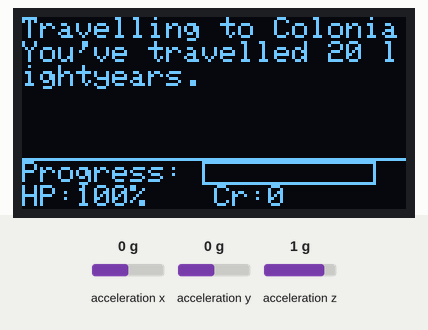
This program was run on a simulated Arduino Leonardo, built with avr-gcc and run on an emulated ATmega32U4. Shown: 128×64 one-colour display. The inputs (shaded band) are chosen by the test bench; at power-on: acceleration x 0 g, acceleration y 0 g, acceleration z 1 g. Random numbers use the default seed unless the program sets one; what the program prints to the serial monitor is not drawn.

Above: at 5.12 s.
At 10.9 s:
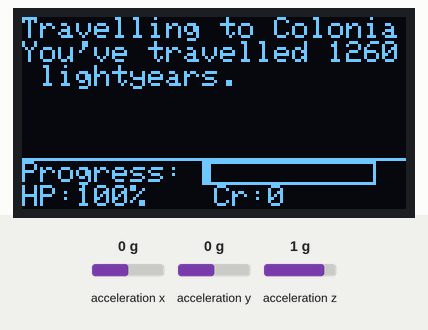
At 16.6 s:
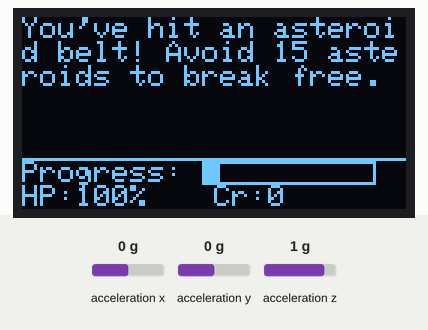
At 20.74 s:
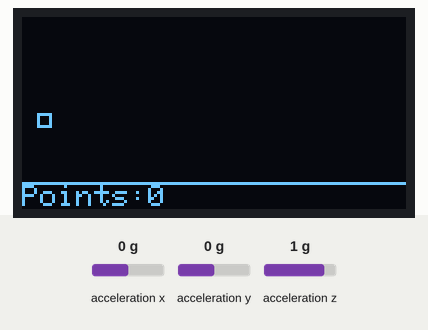
At 30.34 s:
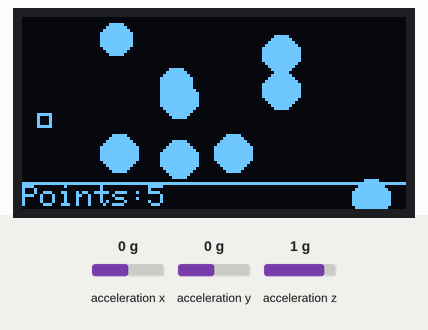
At 39.95 s:
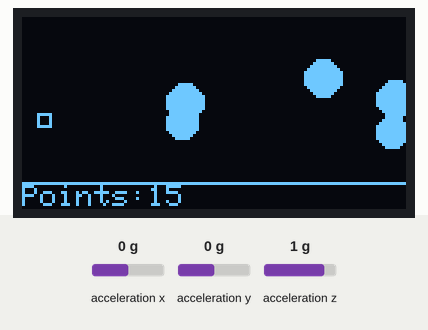

Measured:
- what the display in image 2 shows lasts 4.1 s, from 16.6 s to 20.7 s

The program:

main.cpp
```cpp
#include <Arduino.h>
#include <Wire.h>
#include <SPI.h>
#include <Adafruit_LIS3DH.h>
#include <Adafruit_Sensor.h>
#include <Shape.hpp>

// Accelerometer, i2c
Adafruit_LIS3DH lis = Adafruit_LIS3DH();

// Screen setup
#define SCREEN_WIDTH 128 // OLED _display width, in pixels
#define SCREEN_HEIGHT 64 // OLED _display height, in pixels

// Declaration for an SSD1306 _display connected to I2C (SDA, SCL pins)
#define OLED_RESET 4 // Reset pin # (or -1 if sharing Arduino reset pin)
Adafruit_SSD1306 display(SCREEN_WIDTH, SCREEN_HEIGHT, &Wire, OLED_RESET);

#define DELAY_LOOP_MS 50
#define NUM_ASTEROIDS 10
#define MAX_WAVES 5
#define ASTEROID_SPEED 2

#define LY_TO_COLONIA 22000

int16_t x, y;
uint16_t textWidth, textHeight;
const char strTravel[] = "Travelling to Colonia";
const char strVictory[] = "Welcome to Colonia!";
const char strProgress[] = "Progress:";
const char strCr[] = "Cr:";
const char strHealth[] = "HP:";
const char strPoints[] = "Points:";
const char strLy1[] = "You've travelled ";
const char strLy2[] = " lightyears.";
const char strAsteroidBelt[] = "You've hit an asteroid belt! Avoid 15 asteroids to break free.";
class Ship : public Rectangle
{
public:
  Ship(int x, int y, int width, int height) : Rectangle(x, y, width, height)
  {
  }
};

class Asteroid : public Circle
{
protected:
  bool hasPassedShip = false;
  bool display = false;

public:
  Asteroid(int x, int y, int radius, bool display) : Circle(x, y, radius)
  {
    display = display;
    setDrawFill(true);
  }

  bool getHasPassed()
  {
    return hasPassedShip;
  }

  void setHasPassed(bool newVal)
  {
    hasPassedShip = newVal;
  }

  bool getDisplay()
  {
    return display;
  }

  void setDisplay(bool newVal)
  {
    display = newVal;
  }
};

Ship ship(5, SCREEN_HEIGHT / 2, 5, 5);
int lyTraveled = 0;
int credits = 0;
int shipHealth = 100;

Asteroid asteroids[NUM_ASTEROIDS] = {Asteroid(0, 0, 0, false), Asteroid(0, 0, 0, false), Asteroid(0, 0, 0, false), Asteroid(0, 0, 0, false),
                                     Asteroid(0, 0, 0, false), Asteroid(0, 0, 0, false), Asteroid(0, 0, 0, false), Asteroid(0, 0, 0, false),
                                     Asteroid(0, 0, 0, false), Asteroid(0, 0, 0, false)};
int asteroidsOnScreen = 0;

enum GameState
{
  MENU,
  TRAVEL,
  MINIGAME,
  GAME_OVER
};

GameState state = TRAVEL;
int points = 0;

void minigame();
void travel();
int convertAccelToMovement();
void travelStatus();
void minigameStatus();

void setup()
{
  delay(5000);
  Serial.begin(9600);
  // SSD1306_SWITCHCAPVCC = generate _display voltage from 3.3V internally
  if (!display.begin(SSD1306_SWITCHCAPVCC, 0x3D))
  { // Address 0x3D for 128x64
    Serial.println("SSD1306 allocation failed");
    for (;;)
      ; // Don't proceed, loop forever
  }

  // Init accel
  if (!lis.begin(0x18))
  { // change this to 0x19 for alternative i2c address
    Serial.println("Couldnt start");
    while (1)
      yield();
  }
}

void loop()
{
  // put your main code here, to run repeatedly:
  display.clearDisplay();

  if (state == MINIGAME)
  {
    Serial.println("Minigame state");
    minigameStatus();
    minigame();
  }
  else if (state == TRAVEL)
  {
    travelStatus();
    travel();
  }
  else
  {
    Serial.println("Non minigame state");
  }

  display.display();
  delay(DELAY_LOOP_MS);
}

void travel()
{
  display.setTextSize(1);
  display.setTextColor(WHITE, BLACK);
  display.setCursor(0, 0);
  int randomEvent = random(4000);
  if (randomEvent < 10)
  {
    display.print(strAsteroidBelt);
    display.display();
    delay(4000);
    state = MINIGAME;
  }
  else
  {
    lyTraveled += 20;
    Serial.println(lyTraveled);
    if (lyTraveled >= LY_TO_COLONIA)
    {
      display.print(strVictory);
    }
    else
    {
      display.print(strTravel);
      display.print(strLy1);
      display.print(lyTraveled);
      display.print(strLy2);
    }
  }
}

void minigame()
{
  if(points > 15) { // TODO end minigame logic
    state = TRAVEL;
    credits = points;
    points = 0;
  }
  int movement = convertAccelToMovement();
  ship.setY(ship.getY() + movement);
  ship.forceInside(0, 0, display.width(), display.height());
  ship.draw(display);

  int maxRight = 0;
  // For each asteroid currently active, we draw it and check whether it's passed the player
  for (int i = 0; i < NUM_ASTEROIDS; i++)
  {
    if (asteroids[i].getDisplay())
    {
      asteroids[i].setX(asteroids[i].getX() - ASTEROID_SPEED);
      asteroids[i].draw(display);
      Serial.println(asteroids[i].toString());
      if (asteroids[i].getRight() < ship.getLeft() && asteroids[i].getHasPassed() == false)
      {
        points++;
        asteroids[i].setHasPassed(true);
      }
      if (asteroids[i].getRight() < 0)
      {
        asteroids[i].setDisplay(false);
        asteroidsOnScreen--;
      }
    }
  }

  // Spawn new asteroids!
  int randNumber = random(1000);
  int numAsteroids = 0;
  if (randNumber > 950 && asteroidsOnScreen < NUM_ASTEROIDS)
  {
    numAsteroids = random(1, 4);
  }
  for (int i = 0; i < NUM_ASTEROIDS && asteroidsOnScreen < NUM_ASTEROIDS && numAsteroids > 0; i++)
  {
    if (asteroids[i].getDisplay() == false)
    {
      int randY = random(SCREEN_HEIGHT - 1);
      int radius = random(5, 7);
      asteroids[i].setX(SCREEN_WIDTH);
      asteroids[i].setY(randY);
      asteroids[i].setRadius(radius);
      asteroids[i].setDisplay(true);
      asteroids[i].setHasPassed(false);
      asteroidsOnScreen++;
      numAsteroids--;
    }
  }
}

void travelStatus()
{
  display.setTextSize(1);
  display.setTextColor(WHITE, BLACK);
  display.setCursor(0, SCREEN_HEIGHT - 16);
  display.print(strProgress);
  display.setCursor(0, SCREEN_HEIGHT - 8);
  display.print(strHealth);
  display.print(shipHealth);
  display.print('%');
  display.setCursor(SCREEN_WIDTH / 2, SCREEN_HEIGHT - 8);
  display.print(strCr);
  display.print(credits);
  display.drawLine(0, SCREEN_HEIGHT - 17, SCREEN_WIDTH, SCREEN_HEIGHT - 17, WHITE);
  display.drawRect(60, SCREEN_HEIGHT - 16, SCREEN_WIDTH - 70, 8, WHITE);
  int barWidth = map(lyTraveled, 0, LY_TO_COLONIA, 0, SCREEN_WIDTH - 70);
  display.fillRect(60, SCREEN_HEIGHT - 16, barWidth, 8, WHITE);
}

void minigameStatus()
{
  display.setTextSize(1);
  display.setTextColor(WHITE, BLACK);
  display.setCursor(0, SCREEN_HEIGHT - 8);
  display.print(strPoints);
  display.print(points);
  display.drawLine(0, SCREEN_HEIGHT - 9, SCREEN_WIDTH, SCREEN_HEIGHT - 9, WHITE);
}
int convertAccelToMovement()
{
  lis.read();
  Serial.print("Raw accel: ");
  Serial.println(lis.y);
  int rawVal = lis.y;
  int movement = map(rawVal, -7000, 7000, -4, 4); // TODO: I have no idea what the input range is
  Serial.print("Mapped accel: ");
  Serial.println(movement);
  return -movement;
}
```
